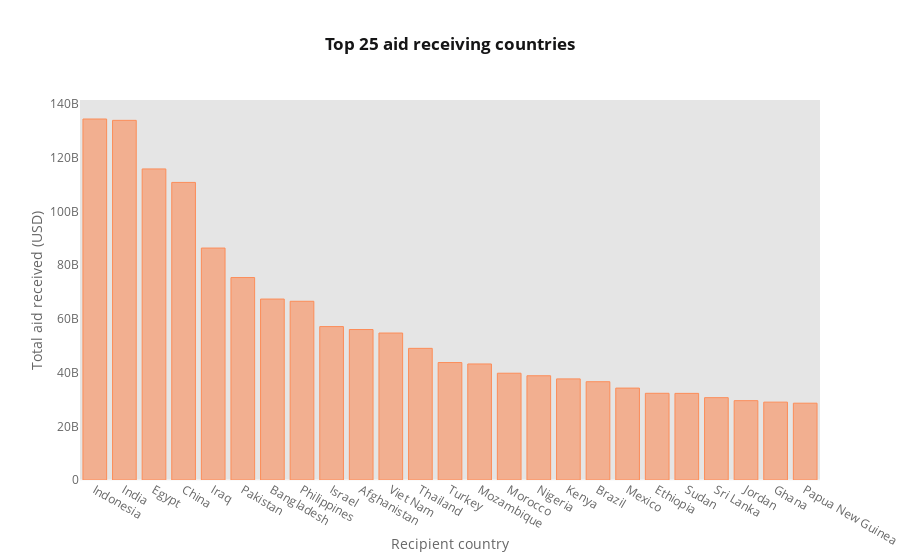

The cell this chart's notebook holds for it:
### Markdown cell above
Now that we have segregated the country-to-country transactions, let us examine the top 25 aid receiving countries over the years.

### Code cell
#@title
configure_plotly_browser_state()
top_num=25
top_recipient_df=c2c.groupby(['recipient'])['commitment_amount_usd_constant'].sum().reset_index().sort_values(['commitment_amount_usd_constant'], ascending=False)[:top_num]
top_recipient_df.iplot(kind='bar',
                       x='recipient',
                       y='commitment_amount_usd_constant',
                       xTitle='Recipient country',
                       yTitle='Total aid received (USD)',
                       title=f'<b>Top {top_num} aid receiving countries</b>',
                       colorscale='RdYlGn',
                       gridcolor='rgba(0,0,0,0)'
                      )

### Figure 1 — Plotly figure (JSON) as saved in the notebook; plotly's stock layout.template omitted (floating-point values rounded to 4 significant figures)
{"data": [{"name": "commitment_amount_usd_constant", "uid": "de903ea9-68d6-4b0e-9d67-70dc3fc27a77", "text": "", "y": [134480467665, 133980469969, 115876512991, 110853578334, 86401657886, 75416877190, 67410887671, 66576547323, 57147532173, 56056251102, 54754450464, 49041317440, 43753197854, 43218539905, 39773928048, 38835615287, 37663673082, 36607258078, 34240712511, 32302528564, 32270247370, 30669139222, 29551930185, 29005304973, 28613752040], "marker": {"color": "rgba(252, 141, 89, 0.6)", "line": {"color": "rgba(252, 141, 89, 1.0)", "width": 1}}, "x": ["Indonesia", "India", "Egypt", "China", "Iraq", "Pakistan", "Bangladesh", "Philippines", "Israel", "Afghanistan", "Viet Nam", "Thailand", "Turkey", "Mozambique", "Morocco", "Nigeria", "Kenya", "Brazil", "Mexico", "Ethiopia", "Sudan", "Sri Lanka", "Jordan", "Ghana", "Papua New Guinea"], "type": "bar", "orientation": "v"}], "layout": {"yaxis": {"tickfont": {"color": "#666666"}, "zerolinecolor": "#F6F6F6", "title": {"text": "Total aid received (USD)", "font": {"color": "#666666"}}, "gridcolor": "rgba(0,0,0,0)", "showgrid": true}, "paper_bgcolor": "#FFFFFF", "plot_bgcolor": "#E5E5E5", "title": {"text": "<b>Top 25 aid receiving countries</b>", "font": {"color": "#151516"}}, "xaxis": {"tickfont": {"color": "#666666"}, "zerolinecolor": "#F6F6F6", "title": {"text": "Recipient country", "font": {"color": "#666666"}}, "gridcolor": "rgba(0,0,0,0)", "showgrid": true}, "legend": {"bgcolor": "#FFFFFF", "font": {"color": "#666666"}}}}
